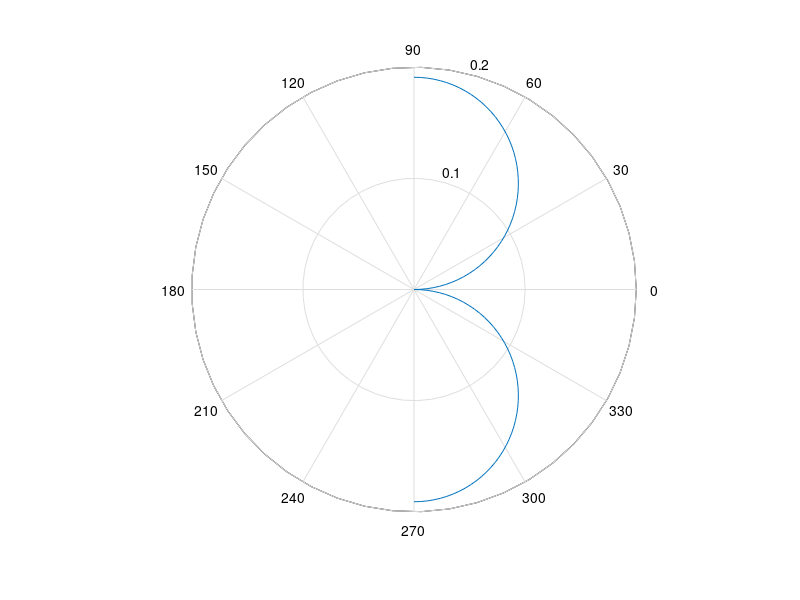

This figure's MATLAB source:
clc;
lamda=input('enter the value of wavelength= ');
l=input('enter your monopole length l= ');
ratio=l/lamda;
B=(2*pi/lamda);
theta=-pi/2:pi/100:pi/2;
if ratio<=0.1
E=sin(theta);
En=abs(E);
polar(theta,En)
else
f1=cos(B*1/2.*cos(theta));
f2=cos(B*1/2);
f3=sin(theta);
E=(f1-f2)./f3;
En=abs(E);
polar(theta,En)
end